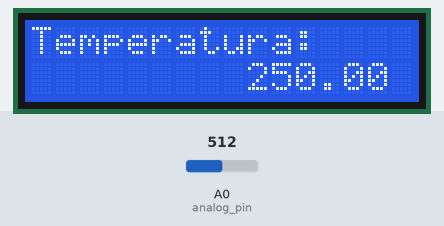
A sketch run on a simulated Arduino Uno, built with avr-gcc and run on an emulated ATmega328P. On the bench: 16×2 character LCD. The inputs (shaded band) are chosen by the test bench; at power-on: A0 (analog_pin) = 512.

Above: at 1.2 s.
1.3 s: A0 (analog_pin) set to 221
At 2.7 s:
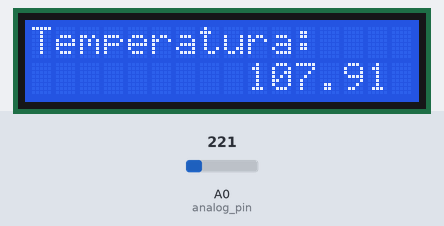
3.6 s: A0 (analog_pin) set to 195
At 4.8 s:
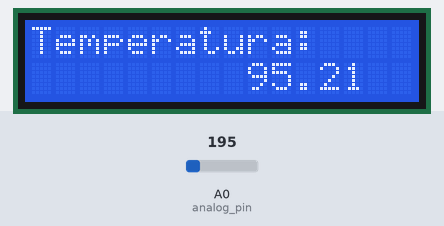
5.6 s: A0 (analog_pin) set to 22
At 6.9 s:
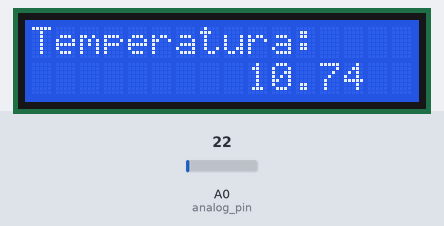
7.7 s: A0 (analog_pin) set to 18
At 9.0 s:
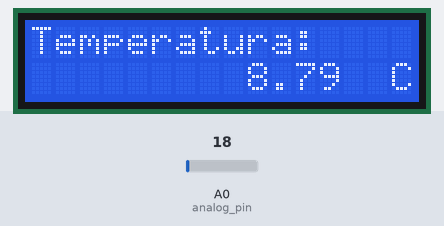
Timing chart, 0 to 10.7 s (numbered marks = the images above; inputs shaded):
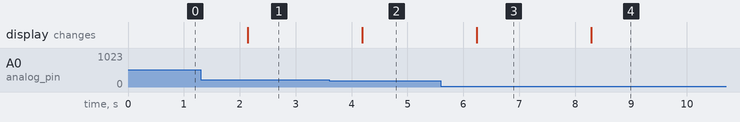

The sketch:

display_eta_tenperatura.ino
```cpp
#include <Wire.h>
#include <LiquidCrystal_I2C.h>


LiquidCrystal_I2C lcd(0x27, 2, 1, 0, 4, 5, 6, 7, 3, POSITIVE);
float temperatura;
int analog_pin=0;

byte customChar[8] = { //array 8 lerrotakoa
    B11100,
    B11100,
    B11100,
    B00000,
    B00000,
    B00000,
    B00000,
    B00000
};

void setup() {
  // put your setup code here, to run once:
  lcd.begin(16,2);

  // registro el nuevo caracter
  lcd.createChar(0, customChar); //0-7 bitarteko zenbaki batekin zehaztu! HORREK ADIERAZI 8 KARAKTERE DESBERDIN DEFINI DITZAKEGULA BAKARRIK
  // escribo el nuevo caracter en pantalla: (CHAR)0

}

void loop() {
  // put your main code here, to run repeatedly:
  lcd.setBacklight(HIGH);
  temperatura=analogRead(analog_pin);
  temperatura=5.0*temperatura*100.0/1024.0;
  lcd.setCursor(0,0);
  lcd.print("Temperatura: ");
  lcd.setCursor(9,1);
  lcd.print(temperatura);
  lcd.println("  C"+(char)0);
  delay(1000);

  /* //iluminacion alta lcd pantalline
  lcd.setCursor(0,0); //colocamos el cursor en la posicion 0,0
  lcd.print("Izena: "); //mostremos el texto en pantalla
  lcd.setCursor(3,1); //colocamos el cursor en la posicion 3,1. la manera de mover el cursor
  lcd.print(temperatura); //mostraremos el texto recibido por el puerto serie
  lcd.setCursor(9,1);
  lcd.print((char)0);
  lcd.setCursor(10,1);
  lcd.print("C");*/
}
```

Measured:
- the behaviour switches between 205 and 204 on A0 (analog_pin) (found by bisection; images 1 and 2)
- the behaviour switches between 21 and 20 on A0 (analog_pin) (found by bisection; images 3 and 4)
- after the input at 1.3 s, the display: changes after 0.85 s (image 1)
- after the input at 3.6 s, the display: changes after 0.60 s (image 2)
- after the input at 5.6 s, the display: changes after 0.64 s (image 3)
- after the input at 7.7 s, the display: changes after 0.59 s (image 4)
